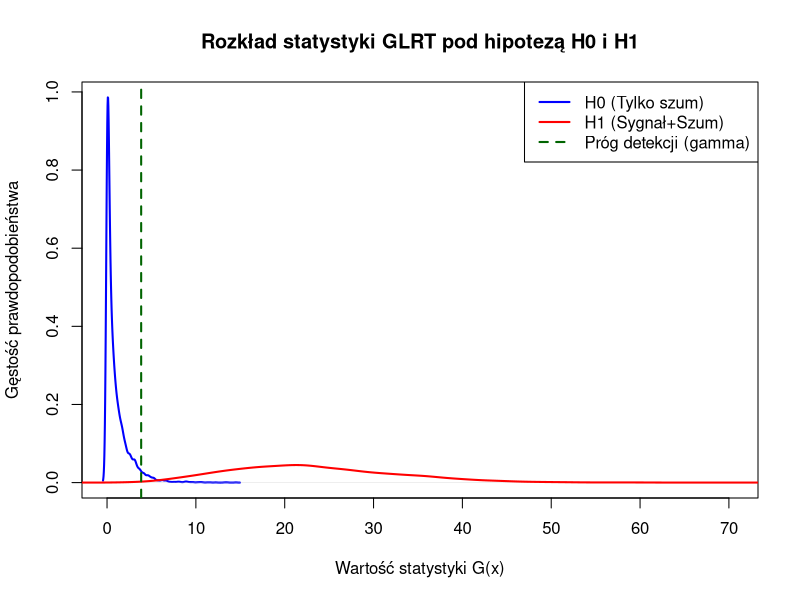

This figure's R source:
set.seed(42) # Zapewnienie powtarzalności wyników

# ---  Parametry symulacji ---
N <- 1000          # Długość sekwencji (liczba próbek)
alpha <- 0.05      # Poziom istotności (prawdopodobieństwo fałszywego alarmu)
sigma <- 2.0       # Odchylenie standardowe szumu (wariancja = 4.0)
A <- 0.3           # Amplituda sygnału (przypadek krytyczny: A << sigma^2)
M <- 5000          # Liczba powtórzeń Monte Carlo dla każdej hipotezy

# ---  Wyznaczenie teoretycznego progu detekcji ---
# Pod H0 statystyka G ~ Chi-square(df=1)
gamma_thresh <- qchisq(1 - alpha, df = 1)
cat(paste("Teoretyczny próg detekcji (gamma) dla alpha =", alpha, "wynosi:", round(gamma_thresh, 4), "\n"))

# ---  Generowanie kodu binarnego s(i) ---
# Kod s(i) ze zbioru {-1, 1}
s <- sample(c(-1, 1), N, replace = TRUE)

# ---  Funkcja obliczająca statystykę GLRT G(x) ---
compute_glrt <- function(x, s_code) {
  N_samples <- length(x)
  sum_x2 <- sum(x^2)
  sum_xs <- sum(x * s_code)
  
  # Mianownik ułamka pod logarytmem (S_0 - A_hat^2 * N)
  denominator <- sum_x2 - (1 / N_samples) * (sum_xs)^2
  
  # Statystyka G(x)
  G <- N_samples * log(sum_x2 / denominator)
  return(G)
}

# ---  Pętla Monte Carlo ---
G_H0 <- numeric(M)
G_H1 <- numeric(M)

for (m in 1:M) {
  # Generowanie czystego szumu gaussowskiego
  w <- rnorm(N, mean = 0, sd = sigma)
  
  # Hipoteza H0: Tylko szum
  x_H0 <- w
  G_H0[m] <- compute_glrt(x_H0, s)
  
  # Hipoteza H1: Sygnał + Szum
  x_H1 <- A * s + w
  G_H1[m] <- compute_glrt(x_H1, s)
}

# ---  Analiza wyników i empiryczna weryfikacja ---
empiryczny_alpha <- mean(G_H0 > gamma_thresh)
empiryczna_moc   <- mean(G_H1 > gamma_thresh)

# Teoretyczna moc testu przy użyciu niecentralnego chi-kwadrat
lambda_param <- N * (A^2) / (sigma^2)
teoretyczna_moc <- 1 - pchisq(gamma_thresh, df = 1, ncp = lambda_param)

# ---  Wyświetlenie raportu ---
cat("\n=== WYNIKI SYMULACJI ===\n")
cat(sprintf("Zadany poziom istotności (alpha):     %.4f\n", alpha))
cat(sprintf("Empiryczny fałszywy alarm (H0):       %.4f\n", empiryczny_alpha))
cat("----------------------------------------\n")
cat(sprintf("Parametr niecentralności (lambda):    %.4f\n", lambda_param))
cat(sprintf("Teoretyczna moc testu (P_D):          %.4f\n", teoretyczna_moc))
cat(sprintf("Empiryczna moc testu (z symulacji):   %.4f\n", empiryczna_moc))

# ---  Wizualizacja gęstości rozkładów ---
plot(density(G_H0), col = "blue", lwd = 2, xlim = c(0, max(G_H1)),
     main = "Rozkład statystyki GLRT pod hipotezą H0 i H1",
     xlab = "Wartość statystyki G(x)", ylab = "Gęstość prawdopodobieństwa")
lines(density(G_H1), col = "red", lwd = 2)
abline(v = gamma_thresh, col = "darkgreen", lty = 2, lwd = 2)
legend("topright", legend = c("H0 (Tylko szum)", "H1 (Sygnał+Szum)", "Próg detekcji (gamma)"),
       col = c("blue", "red", "darkgreen"), lty = c(1, 1, 2), lwd = 2)
